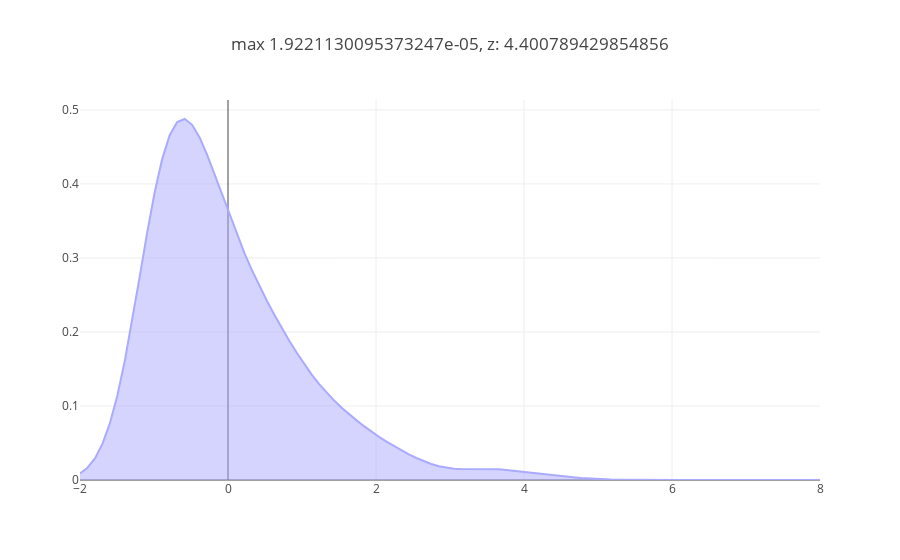

Source (notebook cell):
### Code cell
from sklearn.neighbors import KernelDensity

probs_keys= list(Theta_record.keys())
probs_vector= [Theta_record[th]['probs'] for th in probs_keys]
probs_vector= np.array(probs_vector).reshape(-1,1)

Z= (probs_vector - np.mean(probs_vector)) / np.std(probs_vector)

bandwidth = estimate_bandwidth(Z, quantile=0.2, n_samples=500)

X_plot = np.linspace(-2, 8, 100)[:, np.newaxis]

kde_plot = KernelDensity(kernel='gaussian', bandwidth=bandwidth).fit(Z)
log_dens = kde_plot.score_samples(X_plot)

fig_dens_I= [go.Scatter(x=X_plot[:, 0], y=np.exp(log_dens),
                            mode='lines', fill='tozeroy',
                            line=dict(color='#AAAAFF', width=2))]

layout= go.Layout(
    title= 'max {}, z: {}'.format(max(probs_vector)[0], max(Z)[0])
)

Figure= go.Figure(data= fig_dens_I, layout= layout)
iplot(Figure)
